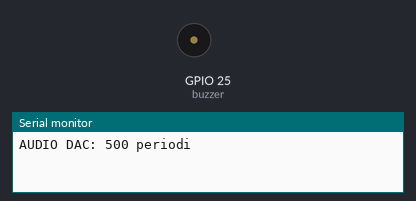
Bench run of a sketch on a simulated ESP32. Parts: buzzer (waves = sounding, pin HIGH), the last lines printed to the serial monitor.

Above: at 0.1 s.
At 1.1 s:
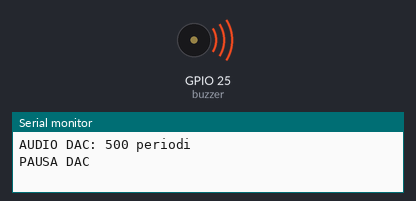
Timing chart, 0 to 2.6 s (numbered marks = the images above):
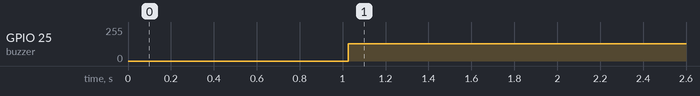

The sketch:

cpp.ino
```cpp
#include <Arduino.h>

// Un periodo di sinusoide approssimata: centro 128, ampiezza 64 codici.
const int samples[] = {128, 173, 192, 173, 128, 83, 64, 83};

void setup() {
  Serial.begin(115200);
  dacWrite(25, 128);
}

void loop() {
  Serial.println("AUDIO DAC: 500 periodi");
  for (int cycle = 0; cycle < 500; cycle++) {
    for (int i = 0; i < 8; i++) {
      dacWrite(25, samples[i]);
      delayMicroseconds(250);
    }
    if ((cycle + 1) % 20 == 0) delay(1);  // Yield ogni blocco di circa 40 ms.
  }
  dacWrite(25, 128);  // Livello costante: fine dell'oscillazione.
  Serial.println("PAUSA DAC");
  delay(1000);
}
```

Measured:
- by itself, GPIO 25 (buzzer): 0/255 → 128/255 at 1.0 s
